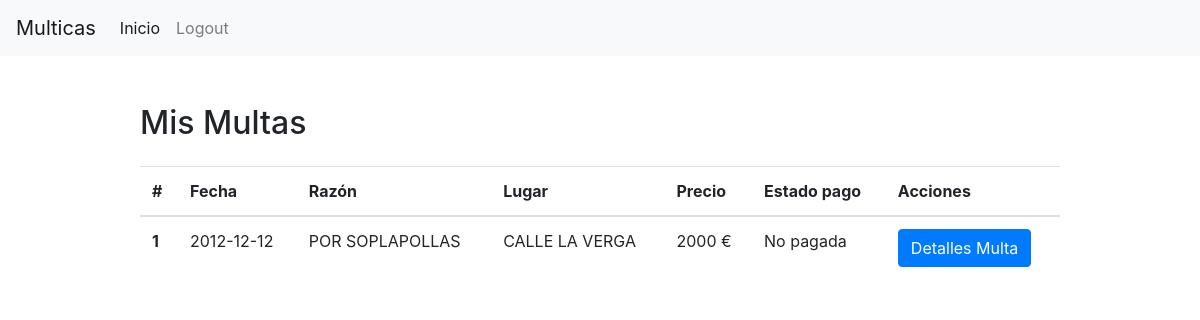
The app's page /php/main_infractor.php (signed in) with its own data.
### tables this page shows
CREATE TABLE `multas` (
  `id` int(11) NOT NULL,
  `razon` varchar(255) NOT NULL,
  `fecha` date NOT NULL,
  `reclamada` tinyint(1) NOT NULL DEFAULT '0',
  `direccion` varchar(255) NOT NULL,
  `precio` float(5) NOT NULL,
  `estado` int(1) NOT NULL,
  `n_bastidor` varchar(50) NOT NULL
);

### php/obtener_multas_infractor.php (called while the page is built, shortened)
<?php
    $credencial = isset($_SESSION["credencial"]) ? $_SESSION["credencial"] : null;
    include "conexion_bd.php";
    $resultado = mysqli_query($conexion, "SELECT id, razon, fecha, reclamada, precio, estado, m.n_bastidor, direccion FROM multas m LEFT JOIN coches c ON m.n_bastidor = c.n_bastidor WHERE c.credencial = '$credencial'");
    $arrayMultas = array();
    while ($row = mysqli_fetch_array($resultado))
    {
        $idMulta = $row["id"];
        $razon = $row["razon"];
        $fecha = $row["fecha"];
        $reclamada = $row["reclamada"];
        $precio = $row["precio"];
        $estado = $row["estado"];
        $nbastidor = $row["n_bastidor"];
        $direccion = $row["direccion"];
        $arrayMultas[$idMulta] = array(
            "idMulta" => $idMulta,
            "razon" => $razon,
            "fecha" => $fecha,
            "reclamada" => $reclamada,
            "precio" => $precio,
            "estado" => $estado,
            "nbastidor" => $nbastidor,
            "direccion" => $direccion
        );
    }
?>

### php/main_infractor.php (the view, shortened to what this page needs)
<!doctype html>
<html lang="es">
<head>
  <link rel="stylesheet" href="https://stackpath.bootstrapcdn.com/bootstrap/4.1.3/css/bootstrap.min.css"crossorigin="anonymous">
</head>
<body>
  <nav class="navbar navbar-expand-lg navbar-light bg-light">
    <a class="navbar-brand" href="#">Multicas</a>
    <div class="collapse navbar-collapse" id="navbarSupportedContent">
      <ul class="navbar-nav mr-auto">
        <li class="nav-item active">
          <a class="nav-link" href="index.html">Inicio</a>
        </li>
        <li class="nav-item">
          <a class="nav-link" href="logout.php">Logout</a>
        </li>
      </ul>
    </div>
  </nav>
  <div class="container mt-5">
    <div class="row">
      <div class="col-md-1"></div>
      <div class="col-md-10">
        <h2>Mis Multas</h2>
        <table class="table mt-4">
          <thead>
            <tr>
              <th scope="col">#</th>
              <th scope="col">Fecha</th>
              <th scope="col">Razón</th>
              <th scope="col">Lugar</th>
              <th scope="col">Precio</th>
              <th scope="col">Estado pago</th>
              <th scope="col">Acciones</th>
            </tr>
          </thead>
          <tbody>
            <?php
                include "obtener_multas_infractor.php";
                $nrow = 0;
                foreach ($arrayMultas as $multa)
                {
                    ++$nrow;
                    $razon = $multa["razon"];
                    $fecha = $multa["fecha"];
                    $precio = $multa["precio"];
                    $estado = $multa["estado"];
                    $direccion = $multa["direccion"];
                    $estadoString = "";
                    switch ($estado)
                    {
                        case 0:
                            $estadoString = "No pagada";
                            break;
                    }
                    echo "<th scope='row'>$nrow</th>";
                    echo "<td>$fecha</td>";
                    echo "<td>$razon</td>";
                    echo "<td>$direccion</td>";
                    echo "<td>$precio €</td>";
                    echo "<td>$estadoString</td>";
                    echo "<td>";
                    echo "  <form action='obtener_detalles_multa.php' method='POST' ENCTYPE='multipart/form-data'>";
                    echo "    <input class='btn btn-primary' type='submit' value='Detalles Multa'>";
                    echo "  </form>";
                    echo "</td>";
                }
            ?>
          </tbody>
        </table>
      </div>
    </div>
  </div>
</body>
</html>

### records on screen
multas: fecha "2012-12-12", razon "POR SOPLAPOLLAS", direccion "CALLE LA VERGA", precio "2000", estado "No pagada"
